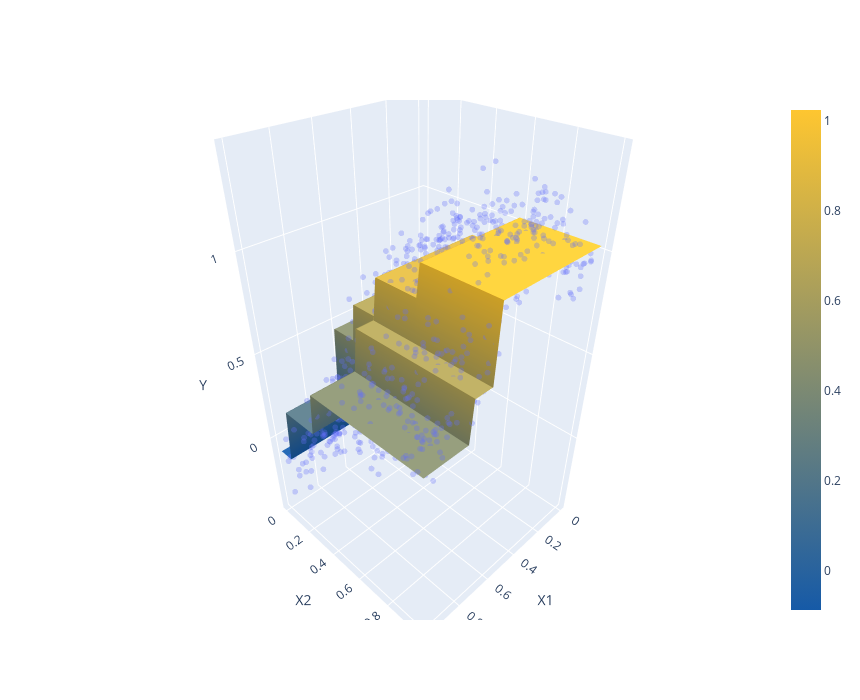

Notebook cell for this chart:
### Markdown cell above
Now that we know how our data is generated, we can grow a regression tree on this fake data and see how well it can approximate the underlying function. Before doing so, note how none of the points lie on this plane. This is because of the $\epsilon$ term. This will be important when we discuss overfitting in a moment.

Below, you will see that we set the `max_depth` to 3. This means that the tree cannot split three times consecutively. Setting this value to a low number helps regularize the tree and prevent it from overfitting.

### Code cell
# Import the tree submodule
from sklearn import tree

# Initialize our tree so its max depth is 3
fitted_tree_3 = tree.DecisionTreeRegressor(max_depth=3)

# Fit tree on simulated data
fitted_tree_3.fit(Xsim,ysim)

# Plot Regresion Tree Surface
fig_3 =surface_scatter_plot(
    Xsim, ysim, lambda x: fitted_tree_3.predict([x]), show_f0=False
)
iplot(fig_3)

### Figure 1 — Plotly figure (JSON) as saved in the notebook; plotly's stock layout.template omitted (floating-point values rounded to 4 significant figures; data arrays with more than 128 entries replaced by an {"elided": "..."} marker saying what was removed)
{"data": [{"marker": {"opacity": 0.3, "size": 2}, "mode": "markers", "type": "scatter3d", "uid": "2080b4b8-1b79-4947-b48b-0f4fe342ab0c", "x": {"elided": "1000 float values"}, "y": {"elided": "1000 float values"}, "z": {"elided": "1000 float values"}}, {"colorscale": [[0, "#165aa7"], [1, "#fec630"]], "opacity": 1, "type": "surface", "uid": "4ed7346b-1eb6-4402-8135-15ffcde89b2e", "x": [0, 0.02041, 0.04082, 0.06122, 0.08163, 0.102, 0.1224, 0.1429, 0.1633, 0.1837, 0.2041, 0.2245, 0.2449, 0.2653, 0.2857, 0.3061, 0.3265, 0.3469, 0.3673, 0.3878, 0.4082, 0.4286, 0.449, 0.4694, 0.4898, 0.5102, 0.5306, 0.551, 0.5714, 0.5918, 0.6122, 0.6327, 0.6531, 0.6735, 0.6939, 0.7143, 0.7347, 0.7551, 0.7755, 0.7959, 0.8163, 0.8367, 0.8571, 0.8776, 0.898, 0.9184, 0.9388, 0.9592, 0.9796, 1], "y": [0, 0.02041, 0.04082, 0.06122, 0.08163, 0.102, 0.1224, 0.1429, 0.1633, 0.1837, 0.2041, 0.2245, 0.2449, 0.2653, 0.2857, 0.3061, 0.3265, 0.3469, 0.3673, 0.3878, 0.4082, 0.4286, 0.449, 0.4694, 0.4898, 0.5102, 0.5306, 0.551, 0.5714, 0.5918, 0.6122, 0.6327, 0.6531, 0.6735, 0.6939, 0.7143, 0.7347, 0.7551, 0.7755, 0.7959, 0.8163, 0.8367, 0.8571, 0.8776, 0.898, 0.9184, 0.9388, 0.9592, 0.9796, 1], "z": {"elided": "50x50 float values"}}], "layout": {"autosize": true, "height": 700, "scene": {"xaxis": {"title": {"text": "X1"}}, "yaxis": {"title": {"text": "X2"}}, "zaxis": {"title": {"text": "Y"}}}, "width": 860}}
